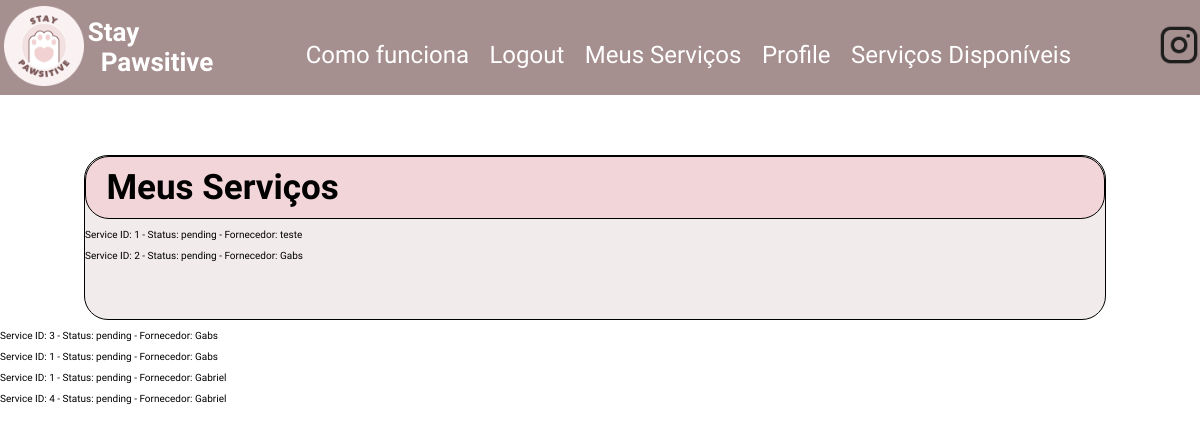
/my_services (signed in), run on the app's committed database.
### app/models.py (models this page shows)
class RequestedService(db.Model):
    username: so.Mapped[str] = so.mapped_column(sa.ForeignKey(User.username), index=True, primary_key=True)
    id_service: so.Mapped[int] = so.mapped_column(sa.ForeignKey(Service.id), primary_key=True)
    status: so.Mapped[str] = so.mapped_column(sa.String(20))

### app/routes.py (the view, shortened to what this page needs)
@app.route('/my_services')
def my_services():
    accept_form = AcceptForm()
    decline_form = DeclineForm()
    my_requested_services = db.session.query(RequestedService).filter(User.username == current_user.username).all()
    my_services = (
        []
    )
    return render_template('my_services.html', title='Meus Serviços', my_requested_services=my_requested_services, my_services=my_services)

### app/models.py (called while the page is built)
@login.user_loader
def load_user(id):
    return db.session.get(User, int(id))

### app/templates/my_services.html (shortened to what this page needs)
{% extends "base.html" %}
{% block head %}
    {{ super() }}
    <link rel="stylesheet" href="{{url_for('static', filename='styles/user.css')}}">
{% endblock head %}
{% block content %}
<div class="container">
    <div class="title">
        Meus Serviços
    </div>
    {% for service in my_requested_services %}
        <div>
            <p>Service ID: {{ service.id_service }} - Status: {{ service.status }} - Fornecedor: {{service.username}}</p>
        </div
    {% endfor %}
{% endblock %}

### app/static/styles/base.css (style rules this page uses)
:root { font-size: 62.5%; }
body { font-family: 'Montserrat Alternates', sans-serif; font-style: normal; margin: 0; padding: 0; }

### app/static/styles/user.css (style rules this page uses)
body { font-family: 'Montserrat Alternates', sans-serif; font-style: normal; margin: 0; padding: 0; min-height: 1000px; }
html { margin: 0; padding: 0; height: 100%; }
.container { width: 85%; background-color: #F2EBEC; margin-left: 7%; margin-top: 5%; border: 1px solid #F2D5D8; border-radius: 24px; padding-bottom: 4%; border: 0.5px solid black; }
.title { background-color: #F2D5D8; padding: 1% 2%; border-radius: 24px; border: 0.5px solid black; font-size: 35px; font-weight: 700; }

### data on the page
RequestedService: id_service "1", status "pending", username "teste"
RequestedService: id_service "2", status "pending", username "Gabs"
RequestedService: id_service "3", status "pending", username "Gabs"
RequestedService: id_service "1", status "pending", username "Gabs"
RequestedService: id_service "1", status "pending", username "Gabriel"
RequestedService: id_service "4", status "pending", username "Gabriel"
